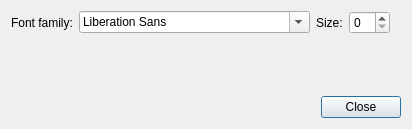
<?xml version="1.0" encoding="UTF-8"?>
<ui version="4.0">
 <class>SettingsDialog</class>
 <widget class="QDialog" name="SettingsDialog">
  <property name="geometry">
   <rect>
    <x>0</x>
    <y>0</y>
    <width>412</width>
    <height>129</height>
   </rect>
  </property>
  <property name="windowTitle">
   <string>Settings</string>
  </property>
  <layout class="QVBoxLayout" name="verticalLayout">
   <item>
    <layout class="QFormLayout" name="formLayout">
     <item row="0" column="0">
      <widget class="QLabel" name="label">
       <property name="text">
        <string>Font family:</string>
       </property>
      </widget>
     </item>
     <item row="0" column="1">
      <layout class="QHBoxLayout" name="horizontalLayout">
       <item>
        <widget class="QFontComboBox" name="fontComboBox"/>
       </item>
       <item>
        <widget class="QLabel" name="label_2">
         <property name="text">
          <string>Size:</string>
         </property>
        </widget>
       </item>
       <item>
        <widget class="QSpinBox" name="fontSizeSpinBox"/>
       </item>
       <item>
        <spacer name="horizontalSpacer">
         <property name="orientation">
          <enum>Qt::Horizontal</enum>
         </property>
         <property name="sizeHint" stdset="0">
          <size>
           <width>40</width>
           <height>20</height>
          </size>
         </property>
        </spacer>
       </item>
      </layout>
     </item>
    </layout>
   </item>
   <item>
    <widget class="QDialogButtonBox" name="buttonBox">
     <property name="orientation">
      <enum>Qt::Horizontal</enum>
     </property>
     <property name="standardButtons">
      <set>QDialogButtonBox::Close</set>
     </property>
    </widget>
   </item>
  </layout>
 </widget>
 <resources/>
 <connections>
  <connection>
   <sender>buttonBox</sender>
   <signal>accepted()</signal>
   <receiver>SettingsDialog</receiver>
   <slot>accept()</slot>
   <hints>
    <hint type="sourcelabel">
     <x>248</x>
     <y>254</y>
    </hint>
    <hint type="destinationlabel">
     <x>157</x>
     <y>274</y>
    </hint>
   </hints>
  </connection>
  <connection>
   <sender>buttonBox</sender>
   <signal>rejected()</signal>
   <receiver>SettingsDialog</receiver>
   <slot>reject()</slot>
   <hints>
    <hint type="sourcelabel">
     <x>316</x>
     <y>260</y>
    </hint>
    <hint type="destinationlabel">
     <x>286</x>
     <y>274</y>
    </hint>
   </hints>
  </connection>
 </connections>
</ui>
